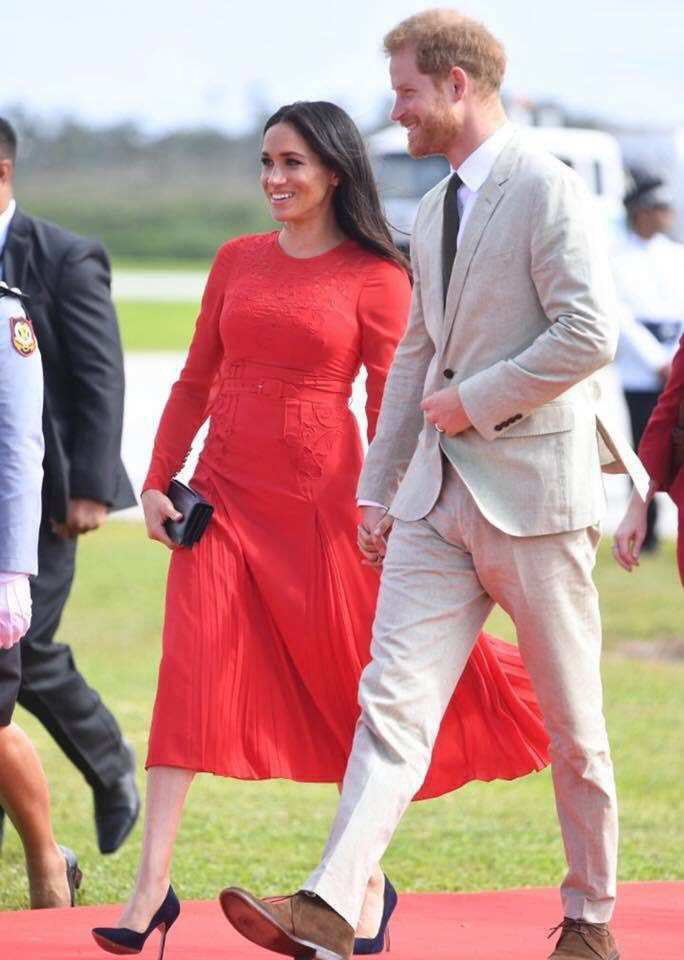
%> input picture robert-filtering/guniang.png, 684 x 960 px
$ octave ruihualvbo0.m   (GNU Octave 9; MATLAB toolbox functions it lacks are replaced by stand-ins)
%> lines starting %> are read from the running program, lines starting %| are printed output that depends on the picture
%% Read in image
I = imread('guniang.png');
%> I is the input picture: size 960x684x3 uint8; mean R, G, B 189.2, 149.5, 144.6
% yunannan.png
% xiaoguan.png
% tangrenjie.png
% shilichongxiao.png
% guniang.png

%% Convert to grayscale image
Igray = rgb2gray(I);
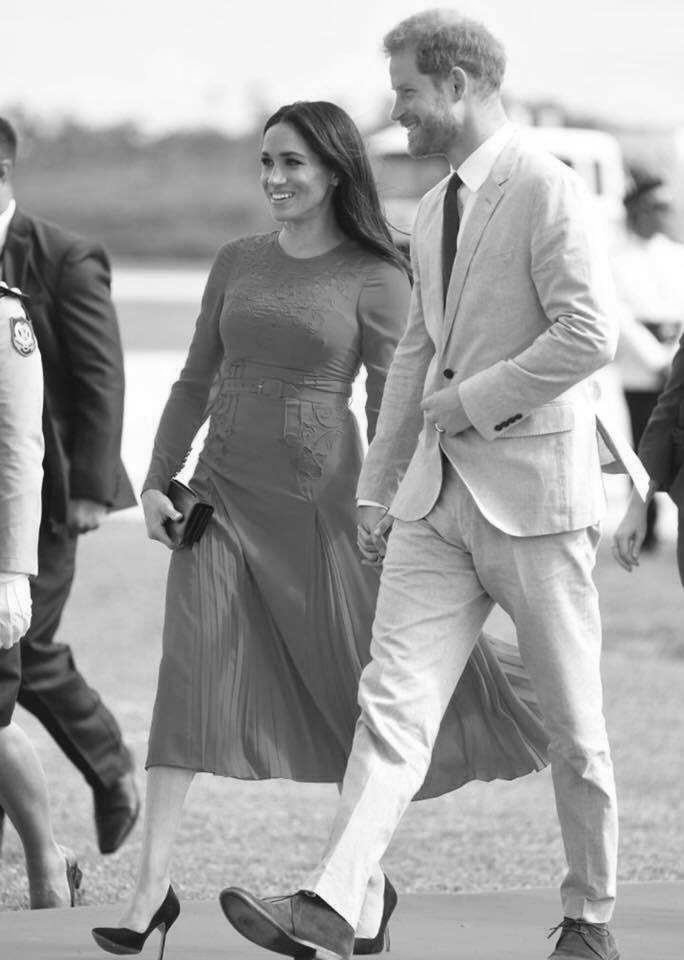
%> Igray: size 960x684 uint8; min 2, max 255, mean 160.9

%% Options
% Sharpening filter
% Robert gradient
rw1 = [-1 0; 0 1];
rw2 = [0 -1;1 0];
Robertw1 = imfilter(Igray,rw1,'corr','replicate');
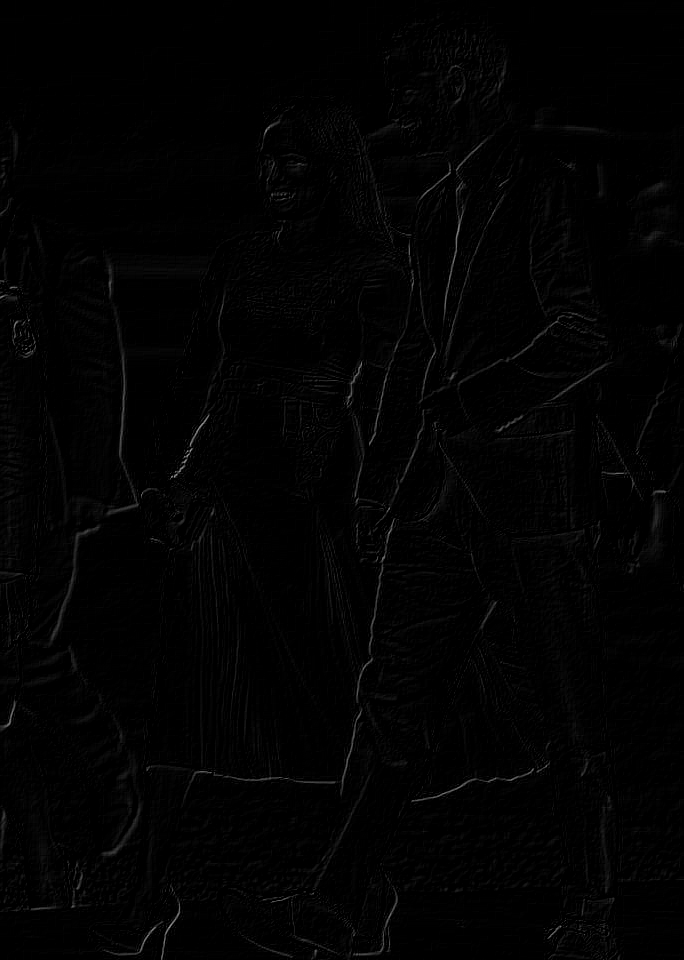
%> Robertw1: size 960x684 uint8; min 0, max 159, mean 2.5
Robertw2 = imfilter(Igray,rw2,'corr','replicate');
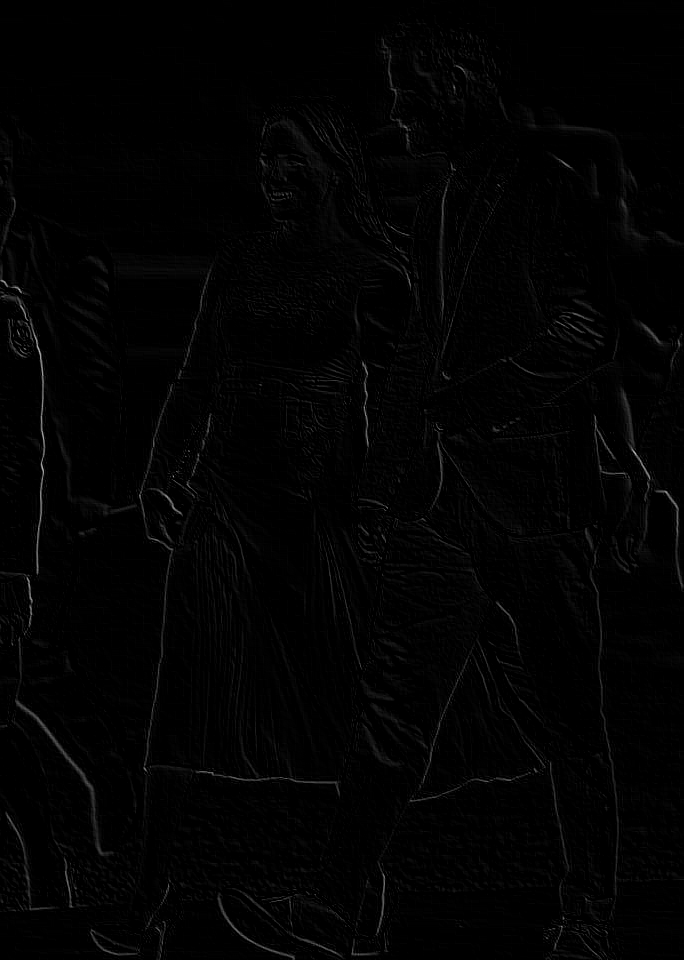
%> Robertw2: size 960x684 uint8; min 0, max 190, mean 2.6
Irobert = abs(Robertw1)+abs(Robertw2);

%% Display the image
subplot(2,2,1);
    imshow(Igray);
    title('Grayscale Image');
subplot(2,2,2);
    imshow(abs(Robertw1),[]),title('w1 filter');
subplot(2,2,3);
    imshow(abs(Robertw2),[]),title('w2 filter');
subplot(2,2,4);
    imshow(Irobert,[]),title('Robert gradient');

$ run again, with median-filtting/tangrenjie.png copied over robert-filtering/guniang.png
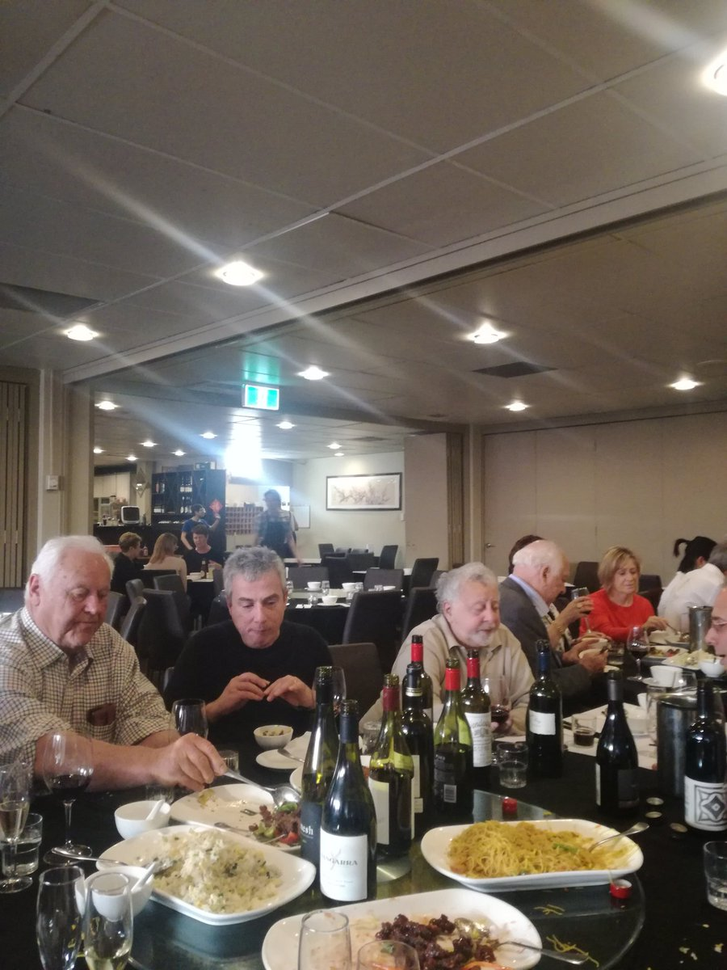
%> input picture median-filtting/tangrenjie.png, 727 x 970 px, shrunk from 900 x 1200 before the run
%> I is the input picture: size 970x727x3 uint8; mean R, G, B 107.4, 97.7, 88.2
%> `Igray = rgb2gray(I);`:
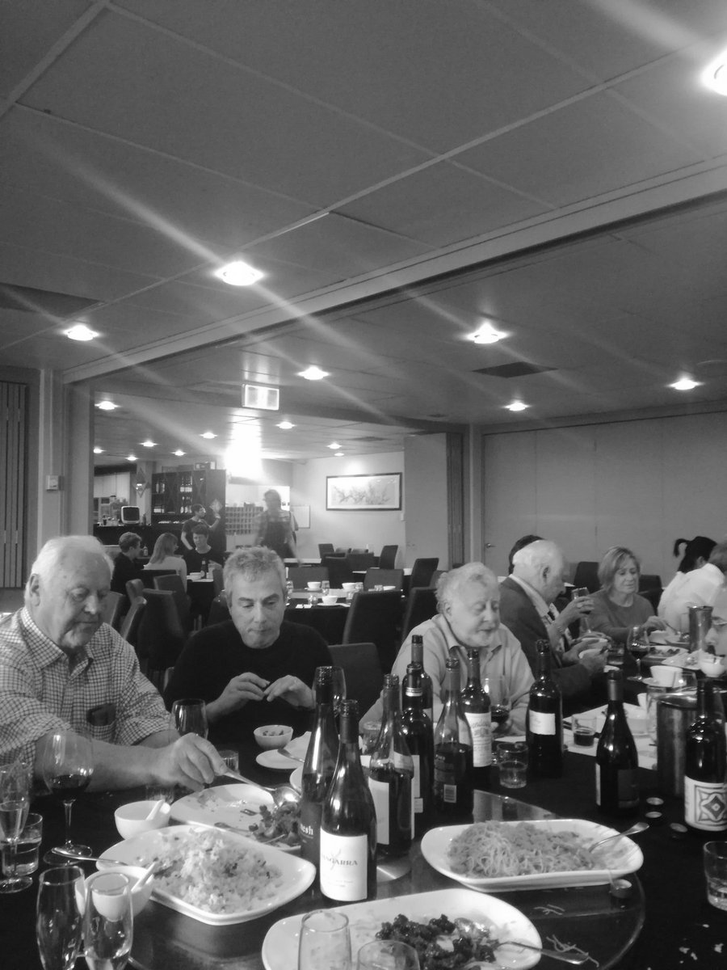
%> Igray: size 970x727 uint8; min 6, max 255, mean 99.5
%> `Irobert = abs(Robertw1)+abs(Robertw2);`:
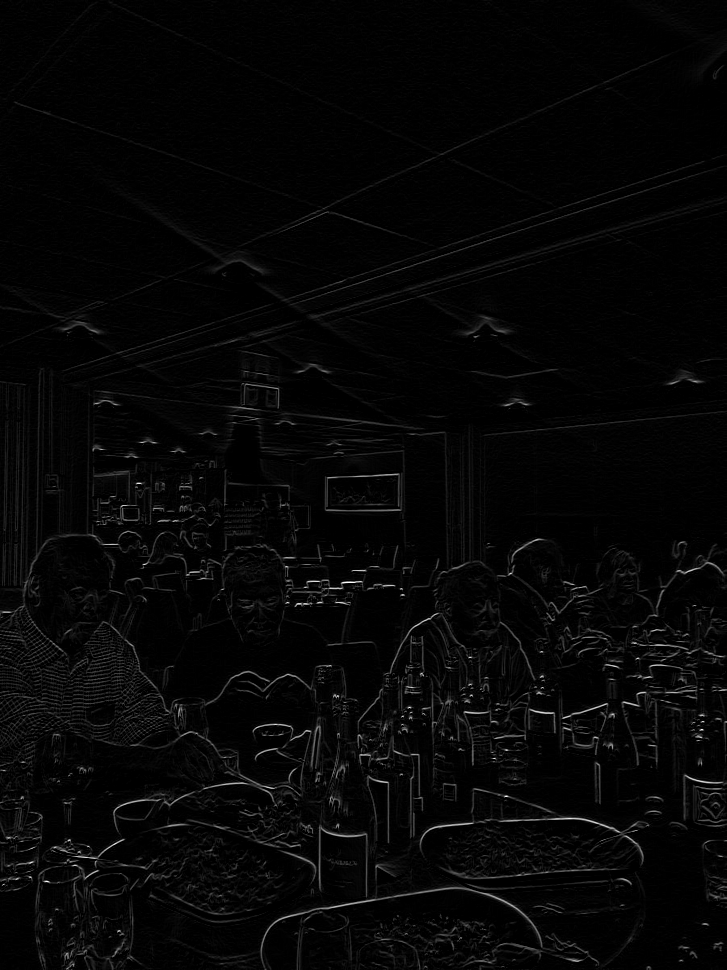
%> Irobert: size 970x727 uint8; min 0, max 255, mean 6
